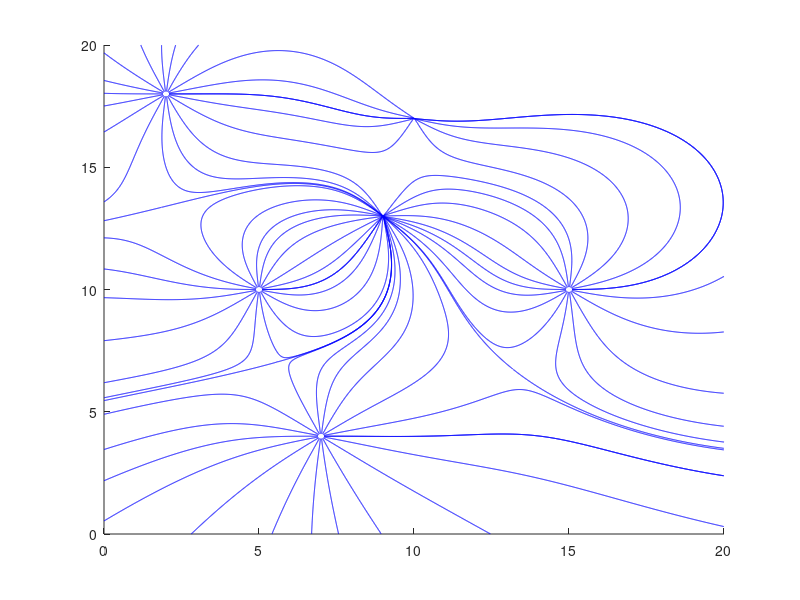

Write the MATLAB code that produced this figure.
[X, Y] = meshgrid(0:.1:20, 0:.1:20);
x = [ 5 15 10 7 9 2];
y = [ 10 10 17 4 13 18];
q = [ 2 1 -2 2 -3 2];

U = zeros(201, 201, 2);
UU = zeros(201, 201);

for i = 1:6
    r = sqrt((X-x(i)).^2 + (Y-y(i)).^2 + 0.01);   % to avoid NaN
    U(:,:,i) = q(i)./r;
    UU = UU + U(:,:,i);
end

[dx, dy] = gradient(-UU); 
%quiver(X, Y, dx, dy,2 );


% define the starting point of stremlines (electric field lines)
% originating from positive charges

th = linspace(0,360,19)*pi/180;
x0 = 0.1 * cos(th); 
y0 = 0.1 * sin(th); 

x1 = 1 * cos(th);
y1 = 1 * sin(th);

hold on 

for i = 1:6
    if q(i) > 0 
    streamline(X, Y, dx, dy, x0 + x(i), y0 + y(i));
    end       
end

% plot the boundaries, starting points picked by trial and error

streamline(X, Y, dx, dy, 13.20, 6.73)
streamline(X, Y, dx, dy, 13.19, 6.75)

streamline(X, Y, dx, dy, 1.85, 13.36)
streamline(X, Y, dx, dy, 1.84, 13.36)

streamline(X, Y, dx, dy, 5.58, 7.05)
streamline(X, Y, dx, dy, 5.58, 7.04)

hold off